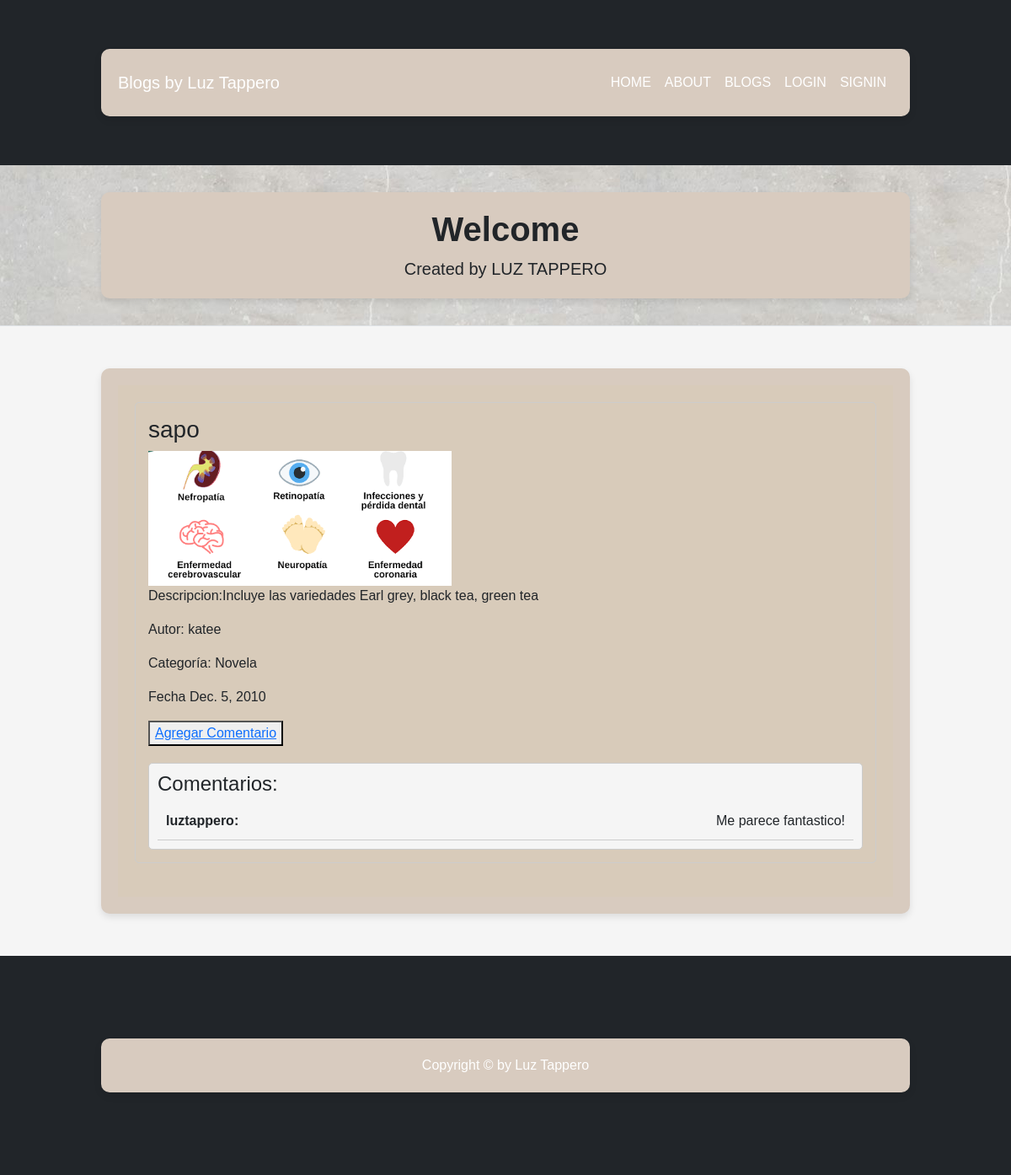
Page /blog_list/ on the committed database.
### Blog/models.py (models this page shows, shortened)
class Blog(models.Model):
    titulo= models.CharField(max_length=255)
    descripcion= models.CharField(max_length=5000)
    imagen= models.FileField(upload_to= 'media/blogs', null=True, blank=True)
    Fecha= models.DateField(default=date.today)
    autor=models.CharField(max_length=255)
    categoria= models.CharField(max_length=255)
    usuario= models.ForeignKey(User, on_delete= models.CASCADE)

class Comentario(models.Model):
    usuario= models.ForeignKey(User, on_delete=models.CASCADE)
    texto= models.CharField(max_length=2500)
    blog= models.ForeignKey(Blog, on_delete=models.CASCADE)

### Blog/views.py (the view)
class BlogList(ListView):
    model= Blog
    template_name= 'Blog/blog_list.html'
    context_object_name='blogs'

### Blog/templates/Blog/blog_list.html (shortened to what this page needs)
{% extends 'Blog/blog.html' %}
{% block contenidoQueCambia %}
    <div class="blog-container">
        {% if blogs %}
            <ul class="blog-list">
                {% for blog in blogs %}
                    <li class="blog-item">
                        <div>
                            <h3>{{ blog.titulo }}</h3>
                            {% if blog.imagen %}
                                <img src="{{ blog.imagen.url }}" alt="{{ blog.titulo }}" style="max-width: 100%; height: auto;">
                            {% endif %}
                            <p>Descripcion:{{ blog.descripcion }}</p>
                            <p>Autor: {{ blog.autor }}</p>
                            <p>Categoría: {{ blog.categoria }}</p>
                            <p>Fecha {{ blog.Fecha }}</p>
                            <div class="buttons-container">
                                <button class="Agregar Comentario a este Blog-button">
                                    <a href="{% url 'comentario_create' blog.pk %}">Agregar Comentario</a>
                                </button>
                            </div>
                            {% if blog.comentario_set.all %}
                                <div class="comentarios-section">
                                    <h4>Comentarios:</h4>
                                    <ul class="comentarios-list">
                                        {% for comentario in blog.comentario_set.all %}
                                            <li class="comentario-item">
                                                <span class="comentario-usuario">{{ comentario.usuario.username }}:</span>
                                                <span class="comentario-texto">{{ comentario.texto }}</span>
                                            </li>
                                        {% endfor %}
                                    </ul>
                                </div>
                            {% else %}
                                <p class="no-comentarios">No hay comentarios.</p>
                            {% endif %}
                        </div>
                    </li>
                {% endfor %}
            </ul>
        {% else %}
            <h1>No existen blogs en la BBDD</h1>
        {% endif %}
    </div>
{% endblock %}

### Blog/templates/Blog/blog.html (style rules this page uses)
body { font-family: 'Arial', sans-serif; background-color: #f5f5f5; margin: 0; padding: 0; }

### Blog/templates/Blog/blog_list.html (style rules this page uses)
.blog-container { background-color: rgba(216, 203, 186, 0.774); padding: 20px; }
.blog-list { list-style: none; padding: 0; }
.blog-item { margin-bottom: 20px; border: 1px solid #ccc; padding: 15px; border-radius: 5px; text-align: left; }
.buttons-container { margin-top: 10px; }
.comentarios-section { margin-top: 20px; padding: 10px; border: 1px solid #ccc; border-radius: 5px; background-color: #f5f5f5; }
.comentarios-list { list-style: none; padding: 0; }
.comentario-item { border-bottom: 1px solid #ccc; padding: 10px; display: flex; justify-content: space-between; align-items: center; }
.comentario-usuario { font-weight: bold; margin-right: 10px; }

### rows in the picture
Blog: titulo "sapo", imagen (picture), descripcion "Incluye las variedades Earl grey, black tea, green tea", autor "katee", categoria "Novela", Fecha "Dec. 5, 2010"
Comentario: usuario.username "luztappero", texto "Me parece fantastico!"
